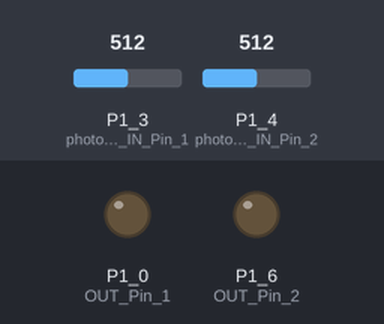
Recording of a sketch running on a simulated TI MSP430 LaunchPad. On the bench: output pins drawn as LEDs (lit = HIGH). Inputs (shaded band) come from the test bench; at power-on: P1_3 (photocell_IN_Pin_1) = 512, P1_4 (photocell_IN_Pin_2) = 512. What the sketch prints to the serial monitor is not drawn.

Above: at 1.2 s.
1.3 s: P1_3 (photocell_IN_Pin_1) set to 548
2.8 s: P1_3 (photocell_IN_Pin_1) set to 574
At 3.1 s:
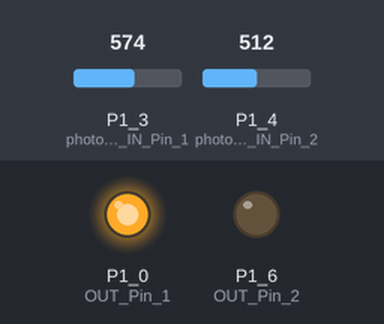
4.3 s: P1_4 (photocell_IN_Pin_2) set to 534
At 5.4 s:
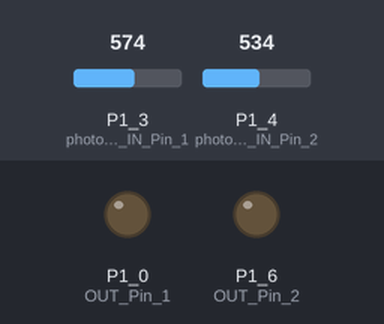
5.8 s: P1_4 (photocell_IN_Pin_2) set to 620
7.3 s: P1_4 (photocell_IN_Pin_2) set to 646
At 7.7 s:
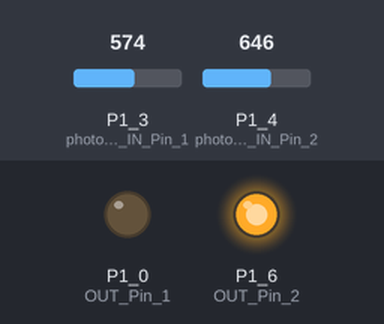
8.8 s: P1_4 (photocell_IN_Pin_2) set to 511
At 9.9 s:
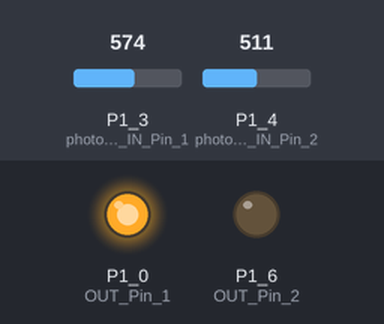
Timing chart, 0 to 11.3 s (numbered marks = the images above; inputs shaded):
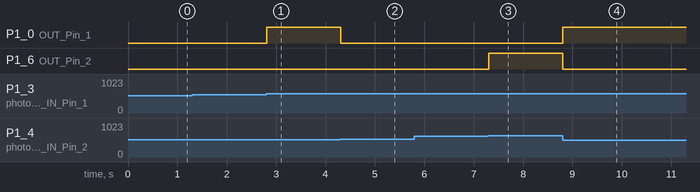

The sketch:

main.ino
```cpp
// This code is one part of the small project "LightPursuer".


// Will read input on analog from these two pins.
// they are conneted to two photocell circuits
const int photocell_IN_Pin_1 = A3;
const int photocell_IN_Pin_2 = A4;

// these two pins below will be used as output to control mechanism part.
const int OUT_Pin_1 = A0;
const int OUT_Pin_2 = A6;

// This is a threshold which helps determine if the light from two directions are different significantly
// It need to be adjusted accroding to the environment
const float difference_threshold = 1.1;

// delay time in each loop
const int delay_time = 10;

void setup() {
  // initialize serial communication at 9600 bits per second
  Serial.begin(9600);
  pinMode(OUT_Pin_1, OUTPUT);
  pinMode(OUT_Pin_2, OUTPUT);
}


void loop() {
  Serial.println("===============");
  // read the input on analog from two pins:
  int sensorValue_1 = analogRead(photocell_IN_Pin_1);
  int sensorValue_2 = analogRead(photocell_IN_Pin_2);


  // print out the analog value:
  Serial.println(sensorValue_1);
  Serial.println(sensorValue_2);
  Serial.println("--------------");


  if(sensorValue_1 > difference_threshold * sensorValue_2){
    Serial.println("Left");

    digitalWrite(OUT_Pin_2, LOW);
    digitalWrite(OUT_Pin_1, HIGH);

  }else if(sensorValue_2 > difference_threshold * sensorValue_1){
    Serial.println("Right");

    digitalWrite(OUT_Pin_2, HIGH);
    digitalWrite(OUT_Pin_1, LOW);

  } else{
    Serial.println("Forward");

    digitalWrite(OUT_Pin_1, LOW);
    digitalWrite(OUT_Pin_2, LOW);
  }

  delay(delay_time);
}
```

Measured:
- the behaviour switches between 563 and 564 on P1_3 (photocell_IN_Pin_1) (found by bisection; images 0 and 1)
- the behaviour switches between 521 and 522 on P1_4 (photocell_IN_Pin_2) (found by bisection; images 1 and 2)
- the behaviour switches between 631 and 632 on P1_4 (photocell_IN_Pin_2) (found by bisection; images 2 and 3)
- after the input at 2.8 s, P1_0 (OUT_Pin_1): LOW → HIGH at once
- after the input at 4.3 s, P1_0 (OUT_Pin_1): HIGH → LOW at once
- after the input at 7.3 s, P1_6 (OUT_Pin_2): LOW → HIGH at once
- after the input at 8.8 s, P1_0 (OUT_Pin_1): LOW → HIGH at once; P1_6 (OUT_Pin_2): HIGH → LOW at once
